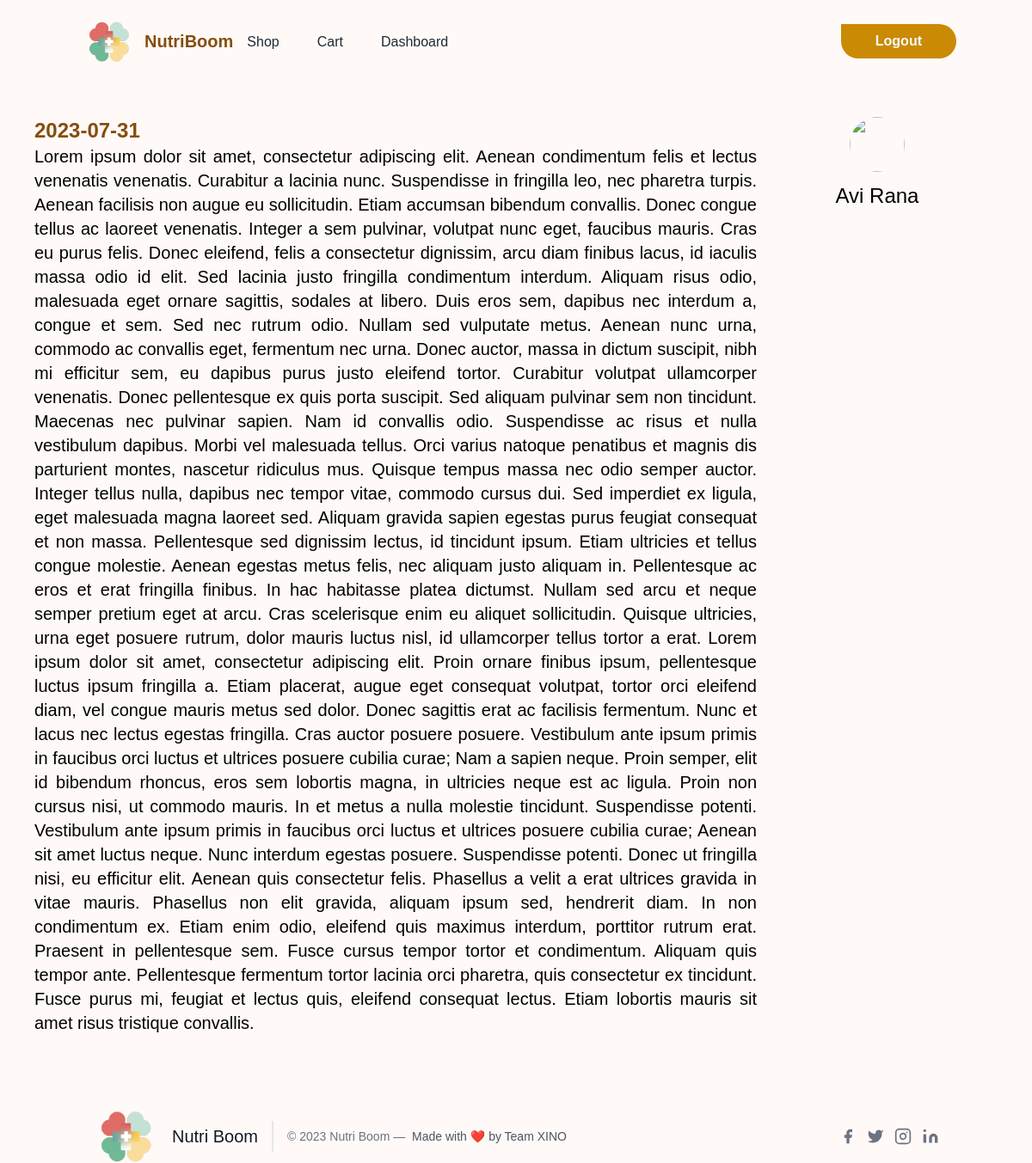
/journal/3 (signed in), run on the app's committed database.
### hack/models.py (models this page shows, shortened)
class Journal(db.Model):
    id = db.Column(db.Integer, primary_key=True)
    user_id = db.Column(db.Integer, db.ForeignKey('user.id'), nullable=False)
    date = db.Column(db.String, default=str(date.today()))
    text = db.Column(db.String)

class User(db.Model,UserMixin):
    id = db.Column(db.Integer,primary_key = True)
    image = db.Column(db.String, default='default.png')
    username = db.Column(db.String, nullable=False)
    email = db.Column(db.String(64),index=True)
    password = db.Column(db.String)
    products = db.relationship('UserProduct', backref='user')
    premium = db.Column(db.Integer, default=0)
    journal = db.Column(db.String, default=str(date.today()- datetime.timedelta(days=1)))
    meditate = db.Column(db.String, default=str(date.today()- datetime.timedelta(days=1)))
    video = db.Column(db.String, default=str(date.today()- datetime.timedelta(days=1)))
    pill = db.Column(db.String, default=str(date.today()- datetime.timedelta(days=1)))

### app.py (the view)
@app.route('/journal/<id>', methods=['GET','POST'])
@login_required
def single(id):
    journal = Journal.query.get(id)
    if journal.user_id != current_user.id:
        abort(403)
    return render_template('journal_single.html' ,journal=journal)

### hack/models.py (called while the page is built)
@login_manager.user_loader
def load_user(user_id):
    return User.query.get(user_id)

### hack/templates/journal_single.html
{% extends 'base.html' %}
{% block content %}
  <div class="h-[80vh] w-screen p-10 flex flex-cols">
    <Div class="w-3/4">
    <div class="text-2xl text-yellow-800 font-bold">{{journal.date}}</div>
    <div class="text-xl font-yellow-600 text-justify"  style="word-wrap: break-word;">{{journal.text}}</div>
  </Div>
  <Div class="w-1/4 ">
    <Div class="flex flex-cols justify-center items-center">
    <div class="grid">
    <div class="flex flex-cols justify-center items-center">
      <img src="https://images.unsplash.com/photo-1633332755192-727a05c4013d?ixlib=rb-4.0.3&ixid=M3wxMjA3fDB8MHxwaG90by1wYWdlfHx8fGVufDB8fHx8fA%3D%3D&auto=format&fit=crop&w=880&q=80"
          class="w-16 rounded-full  h-16"></div>
    <h1 class="text-black text-2xl text-center mt-3">{{current_user.username}}</h1></Div>
  </div>
  </Div>
  </div>
{% endblock content %}

### data on the page
Journal: date "2023-07-31", text "Lorem ipsum dolor sit amet, consectetur adipiscing elit. Aenean condimentum felis et lectus venenatis venenatis. Curabitur a lacinia nunc. Suspendisse in fringilla leo, nec pharetra turpis. Aenean facilisis non augue eu sollicitudin. Etiam accumsan bibendum convallis. Donec congue tellus ac laoreet venenatis. Integer a sem pulvinar, volutpat nunc eget, faucibus mauris. Cras eu purus felis. Donec eleifend, felis a consectetur dignissim, arcu diam finibus lacus, id iaculis massa odio id elit. Sed lacinia justo fringilla condimentum interdum. Aliquam risus odio, malesuada eget ornare sagittis, sodales at libero. Duis eros sem, dapibus nec interdum a, congue et sem. Sed nec rutrum odio. Nullam…"
User: username "Avi Rana"
